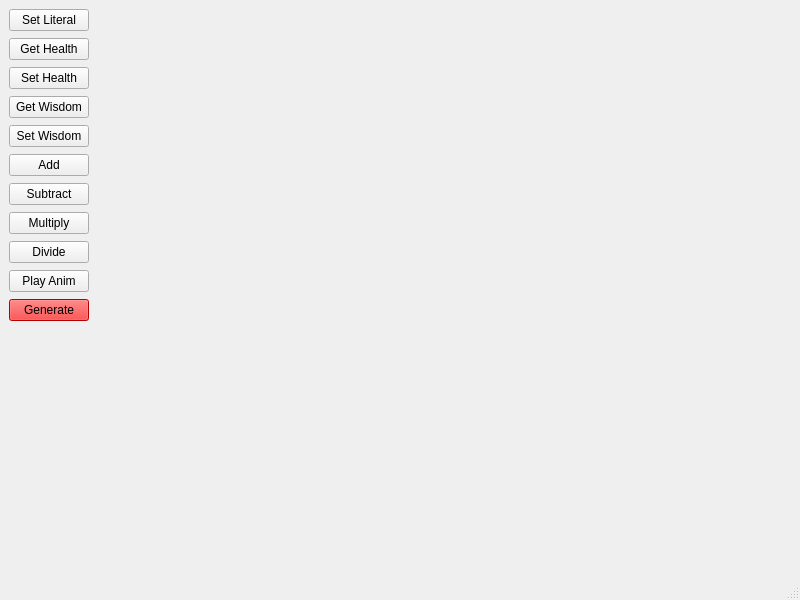
<?xml version="1.0" encoding="UTF-8"?>
<ui version="4.0">
 <class>AuthoringWindow</class>
 <widget class="QMainWindow" name="AuthoringWindow">
  <property name="geometry">
   <rect>
    <x>0</x>
    <y>0</y>
    <width>800</width>
    <height>600</height>
   </rect>
  </property>
  <property name="windowTitle">
   <string>AuthoringWindow</string>
  </property>
  <widget class="QWidget" name="centralwidget">
   <layout class="QHBoxLayout" name="horizontalLayout">
    <property name="spacing">
     <number>10</number>
    </property>
    <item>
     <layout class="QVBoxLayout" name="verticalLayout">
      <property name="spacing">
       <number>7</number>
      </property>
      <property name="leftMargin">
       <number>0</number>
      </property>
      <item>
       <widget class="QPushButton" name="setLiteral">
        <property name="text">
         <string>Set Literal</string>
        </property>
       </widget>
      </item>
      <item>
       <widget class="QPushButton" name="getHealth">
        <property name="text">
         <string>Get Health</string>
        </property>
       </widget>
      </item>
      <item>
       <widget class="QPushButton" name="setHealth">
        <property name="text">
         <string>Set Health</string>
        </property>
       </widget>
      </item>
      <item>
       <widget class="QPushButton" name="getWisdom">
        <property name="text">
         <string>Get Wisdom</string>
        </property>
       </widget>
      </item>
      <item>
       <widget class="QPushButton" name="setWisdom">
        <property name="text">
         <string>Set Wisdom</string>
        </property>
       </widget>
      </item>
      <item>
       <widget class="QPushButton" name="add">
        <property name="text">
         <string>Add</string>
        </property>
       </widget>
      </item>
      <item>
       <widget class="QPushButton" name="subtract">
        <property name="text">
         <string>Subtract</string>
        </property>
       </widget>
      </item>
      <item>
       <widget class="QPushButton" name="multiply">
        <property name="text">
         <string>Multiply</string>
        </property>
       </widget>
      </item>
      <item>
       <widget class="QPushButton" name="divide">
        <property name="text">
         <string>Divide</string>
        </property>
       </widget>
      </item>
      <item>
       <widget class="QPushButton" name="playAnim">
        <property name="text">
         <string>Play Anim</string>
        </property>
       </widget>
      </item>
      <item>
       <widget class="QPushButton" name="generate">
        <property name="autoFillBackground">
         <bool>false</bool>
        </property>
        <property name="styleSheet">
         <string notr="true">color:black;
background:red</string>
        </property>
        <property name="text">
         <string>Generate</string>
        </property>
        <property name="flat">
         <bool>false</bool>
        </property>
       </widget>
      </item>
      <item>
       <spacer name="verticalSpacer">
        <property name="orientation">
         <enum>Qt::Vertical</enum>
        </property>
        <property name="sizeHint" stdset="0">
         <size>
          <width>20</width>
          <height>40</height>
         </size>
        </property>
       </spacer>
      </item>
     </layout>
    </item>
    <item>
     <widget class="CanvasWidget" name="canvas" native="true">
      <property name="sizePolicy">
       <sizepolicy hsizetype="Preferred" vsizetype="Preferred">
        <horstretch>1</horstretch>
        <verstretch>1</verstretch>
       </sizepolicy>
      </property>
     </widget>
    </item>
   </layout>
  </widget>
  <widget class="QStatusBar" name="statusbar"/>
  <widget class="QMenuBar" name="menubar">
   <property name="geometry">
    <rect>
     <x>0</x>
     <y>0</y>
     <width>800</width>
     <height>25</height>
    </rect>
   </property>
  </widget>
 </widget>
 <customwidgets>
  <customwidget>
   <class>CanvasWidget</class>
   <extends>QWidget</extends>
   <header>canvaswidget.h</header>
   <container>1</container>
  </customwidget>
 </customwidgets>
 <resources/>
 <connections/>
</ui>
